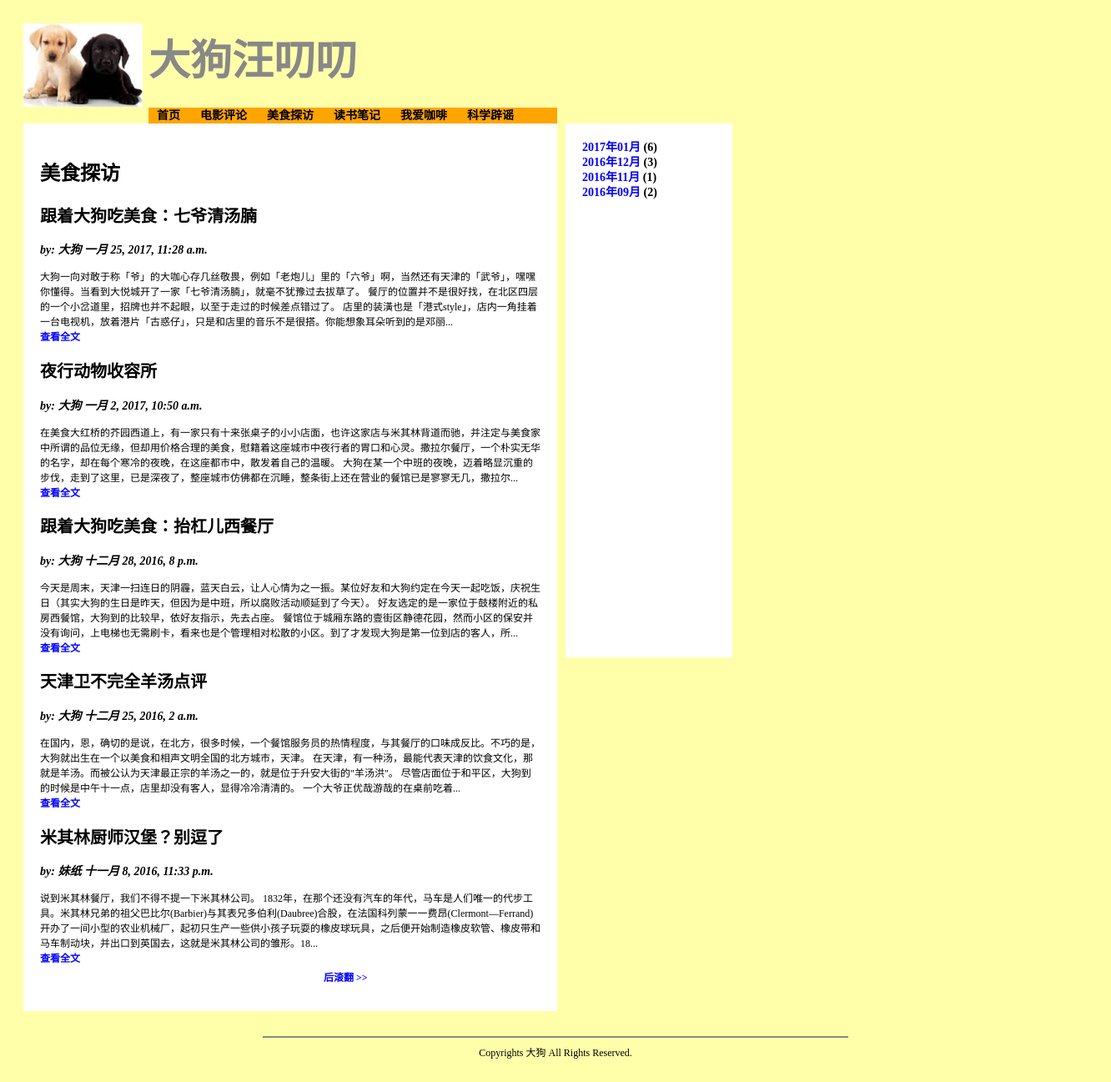
Screenshot of /blog/category/2 with the database file from the repository.
### blog/models.py (models this page shows, shortened)
class Category(models.Model):
	name = models.CharField(max_length = 20, verbose_name = '分类名称')
	class Meta:
		verbose_name = '分类'
		verbose_name_plural = '分类'

class Article(models.Model):
	title = models.CharField(max_length = 100, verbose_name = '标题')
	author = models.CharField(max_length = 30, verbose_name = '作者')
	body = models.TextField(verbose_name = '内容')
	category = models.ForeignKey(Category, null = True, on_delete = models.SET_NULL)
	timestamp = models.DateTimeField(verbose_name = '发布日期')
	class Meta:
		verbose_name = '文章'
		verbose_name_plural = '文章'

### blog/views.py (the view)
# urls.py: url(r'^category/(?P<categoryID>[\d]+)/(?P<pageNo>[\d]+)', views.categoryInPages, name = 'categoryInPages'),
def category(request, categoryID):
    return categoryInPages(request, categoryID, 1)

### blog/views.py (called while the page is built)
def getArchiveItems():
    cursor = connection.cursor()
    sql = '''select distinct strftime('%Y年%m月',timestamp) postMonth,count(*) articleCount
            from blog_article
            group by postMonth
            order by postMonth desc;'''
    cursor.execute(sql)
    resultList = []
    yearMonthRegEx = re.compile(r'(?P<year>[\d]{4})\D+(?P<month>[\d]{2})\D+')
    dataRows = cursor.fetchall()
    for row in dataRows:
        resultItem = archiveItem()
        resultItem.displayText = row[0]
        resultItem.articleCount = row[1]
        yearMonthMatchObject = re.match(yearMonthRegEx, row[0])
        if yearMonthMatchObject is not None:
            resultItem.year = yearMonthMatchObject.group('year')
            resultItem.month = yearMonthMatchObject.group('month')
        resultList.append(resultItem)
    return resultList

def categoryInPages(request, categoryID, pageNo):
    template = loader.get_template('blog/index.html')
    cat = get_object_or_404(Category, id = categoryID)
    categories = Category.objects.all();
    archives = getArchiveItems()
    articlesInCat = Article.objects.filter(category = categoryID).order_by('-timestamp')
    p = Paginator(articlesInCat, 5)
    articlesInPage = p.page(pageNo)
    context = {
        'cat' : cat,
        'articles': articlesInPage,
        'categories' : categories,
        'archives':archives,
    }
    return HttpResponse(template.render(context, request))

### blog/templates/blog/index.html (shortened to what this page needs)
{% extends "blog/base.html" %}
{% load static %}
{% block content %}
<header>
	{% if cat != nil %}
	<h2 class="pageTitle">{{cat.name}}</h2>
	{% elif archiveYear != nil and archiveMonth != nil %}
	<h2 class="pageTitle">{{archiveYear}}年{{archiveMonth}}月</h2>
	{% endif %}
</header>
{% for article in articles.object_list %}
<article>
	<header>
		<h2 class="articleTitle">{{article.title}}</h2>
		<p class="articleAuthor">by: {{article.author}} {{article.timestamp}}</p>
	</header>
	<span class="articleBody">{{article.body|slice:'200'}}...</span>
	<br/>
	<footer>
		<a href="{% url 'article' article.id %}">查看全文</a>
	</footer>
</article>
{%  endfor %}
<nav id="contentPagerSection">
{% if articles.has_next %}
	<div style="left:340px;top:-15px;position:relative;width:80px;height:15px;">
		{% if categoryID != nil %}
		<a href="{% url 'categoryInPages' categoryID=cat.id pageNo=articles.next_page_number %}">后滚翻 >></a>
		{% elif archiveYear != nil and archiveMonth != nil %}
		<a href="{% url 'archiveInPages' archiveYear=archiveYear archiveMonth=archiveMonth pageNo=articles.next_page_number %}">后滚翻 >></a>
		{% else %}
		<a href="{% url 'indexInPages' pageNo=articles.next_page_number %}">后滚翻 >></a>
		{% endif %}
	</div>
{% endif %}
</nav>
{% endblock %}

### blog/templates/blog/header.html
{% load static %}
<div id="headerLogoSection">
	<img src="{% static 'blog/images/logo.jpeg' %}" style="height:100px;" />
</div>
<div id="headerTitleSection">
	<span class="siteTitle">大狗汪叨叨</span>
</div>
<div id="headerNavSection">
    <span class="categoryItem">
        <a class="categoryLink" href="{% url 'index' %}">首页</a>
    </span>
    {% for category in categories %}
    <span class="categoryItem">
        <a class="categoryLink" href="{% url 'category' category.id %}">{{category.name}}</a>
    </span>
    {% endfor %}
</div>

### blog/static/blog/css/style.css (style rules this page uses)
body { background-color: #FFFFAA; position: relative; padding: 20px; }
#headerLogoSection { top: 0px; left: 0px; position:relative; }
#headerTitleSection { top:-100px; left: 150px; position:relative; }
#headerNavSection { background-color: orange; position: relative; height: 20px; width: 490px; top: -75px; left: 150px }
#contentPagerSection { position: relative; top: 0px; left: 0px; width: 600px; margin-top: 20px; }
.siteTitle { font-family: STHeiti,SimHei; font-size: 50px; font-weight: bold; text-decoration: none; color: #888888; }
.articleTitle { font-family: STHeiti,SimHei; font-size: 20px; font-weight: bold; text-decoration: none; color: black; }
.articleAuthor { font-family: STSong,SimSum; font-size: 14px; font-weight: bold; text-decoration: none; font-style: italic; color: black; }
.articleBody { font-family: STSong,SimSum; font-size: 12px; line-height: 16px; font-weight: normal; text-decoration: none; color: black; }
a:link,active,hover,visited { font-family: STSong,SimSum; font-size: 12px; line-height: 16px; font-weight: bold; text-decoration: none; color: blue; }
a.categoryLink:link,active,hover,visited { font-family: STSong,SimSum; font-size: 14px; line-height: 18px; font-weight: bold; text-decoration: none; color: #000000; }
.categoryItem { padding-left: 10px; padding-right: 10px; min-width: 80px; text-align: center;; }

### rows the page displays
Category: name "电影评论"
Category: name "美食探访"
Category: name "读书笔记"
Category: name "我爱咖啡"
Category: name "科学辟谣"
Article: title "跟着大狗吃美食：七爷清汤腩", author "大狗", timestamp "一月 25, 2017, 11:28 a.m.", body "大狗一向对敢于称「爷」的大咖心存几丝敬畏，例如「老炮儿」里的「六爷」啊，当然还有天津的「武爷」，嘿嘿你懂得。当看到大悦城开了一家「七爷清汤腩」，就毫不犹豫过去拔草了。 餐厅的位置并不是很好找，在北区四层的一个小岔道里，招牌也并不起眼，以至于走过的时候差点错过了。 店里的装潢也是「港式style」，店内一角挂着一台电视机，放着港片「古惑仔」，只是和店里的音乐不是很搭。你能想象耳朵听到的是邓丽"
Article: title "夜行动物收容所", author "大狗", timestamp "一月 2, 2017, 10:50 a.m.", body "在美食大红桥的芥园西道上，有一家只有十来张桌子的小小店面，也许这家店与米其林背道而驰，并注定与美食家中所谓的品位无缘，但却用价格合理的美食，慰籍着这座城市中夜行者的胃口和心灵。撒拉尔餐厅，一个朴实无华的名字，却在每个寒冷的夜晚，在这座都市中，散发着自己的温暖。 大狗在某一个中班的夜晚，迈着略显沉重的步伐，走到了这里，已是深夜了，整座城市仿佛都在沉睡，整条街上还在营业的餐馆已是寥寥无几，撒拉尔"
Article: title "跟着大狗吃美食：抬杠儿西餐厅", author "大狗", timestamp "十二月 28, 2016, 8 p.m.", body "今天是周末，天津一扫连日的阴霾，蓝天白云，让人心情为之一振。某位好友和大狗约定在今天一起吃饭，庆祝生日（其实大狗的生日是昨天，但因为是中班，所以腐败活动顺延到了今天）。 好友选定的是一家位于鼓楼附近的私房西餐馆，大狗到的比较早，依好友指示，先去占座。 餐馆位于城厢东路的壹街区静德花园，然而小区的保安并没有询问，上电梯也无需刷卡，看来也是个管理相对松散的小区。到了才发现大狗是第一位到店的客人，所"
Article: title "天津卫不完全羊汤点评", author "大狗", timestamp "十二月 25, 2016, 2 a.m.", body "在国内，恩，确切的是说，在北方，很多时候，一个餐馆服务员的热情程度，与其餐厅的口味成反比。不巧的是，大狗就出生在一个以美食和相声文明全国的北方城市，天津。 在天津，有一种汤，最能代表天津的饮食文化，那就是羊汤。而被公认为天津最正宗的羊汤之一的，就是位于升安大街的\"羊汤洪\"。 尽管店面位于和平区，大狗到的时候是中午十一点，店里却没有客人，显得冷冷清清的。 一个大爷正优哉游哉的在桌前吃着"
Article: title "米其林厨师汉堡？别逗了", author "妹纸", timestamp "十一月 8, 2016, 11:33 p.m.", body "说到米其林餐厅，我们不得不提一下米其林公司。 1832年，在那个还没有汽车的年代，马车是人们唯一的代步工具。米其林兄弟的祖父巴比尔(Barbier)与其表兄多伯利(Daubree)合股，在法国科列蒙一一费昂(Clermont—Ferrand)开办了一间小型的农业机械厂，起初只生产一些供小孩子玩耍的橡皮球玩具，之后便开始制造橡皮软管、橡皮带和马车制动块，并出口到英国去，这就是米其林公司的雏形。18"

### other values shown
{{ archive.displayText }} "2017年01月" "2016年12月" "2016年11月" "2016年09月"
{{ archive.articleCount }} "6" "3" "1" "2"
